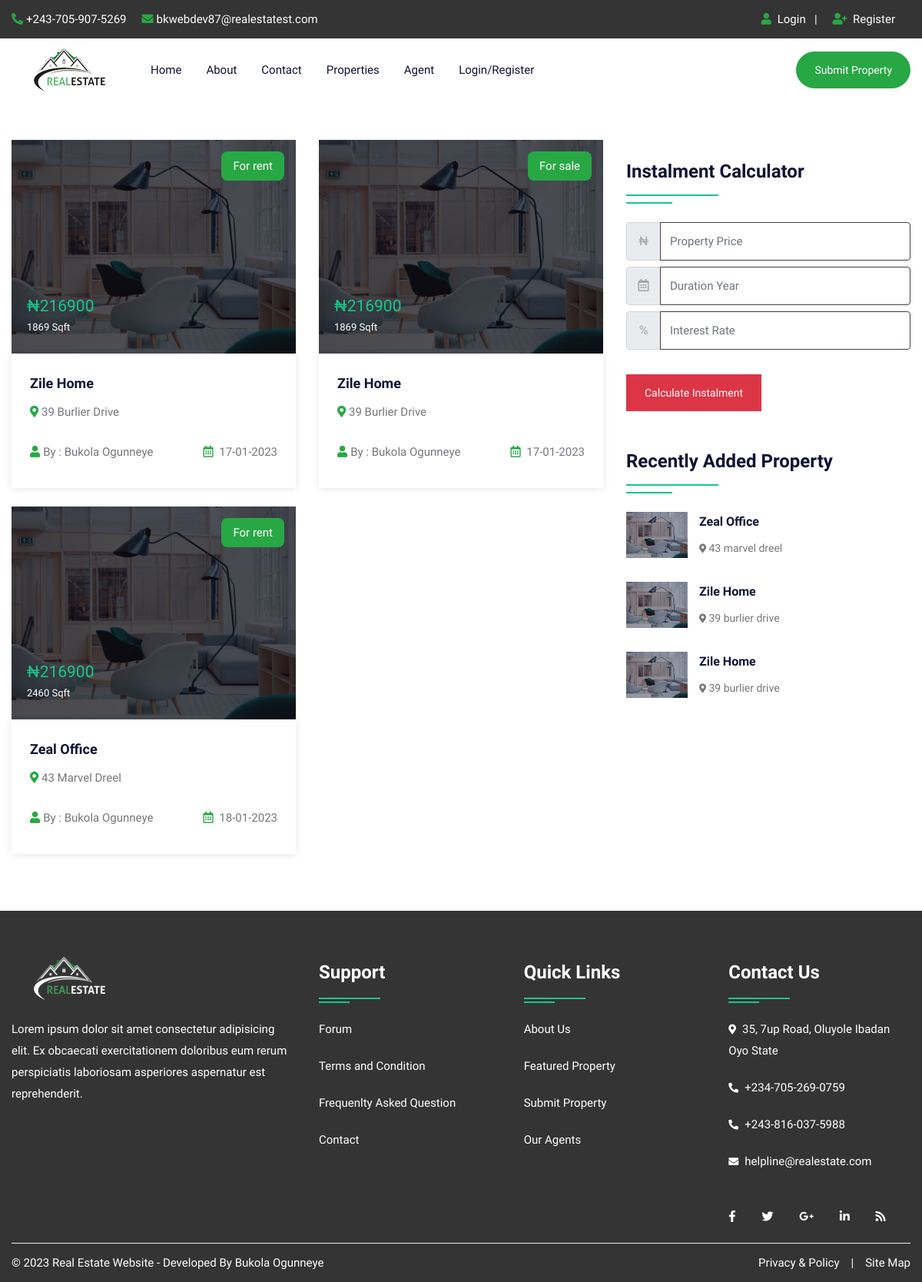
The app's page /stateproperty.php?id=Ogun with its own data.
### tables this page shows
CREATE TABLE `property` (
  `pid` int(11) NOT NULL,
  `title` varchar(200) NOT NULL,
  `pcontent` longtext NOT NULL,
  `type` varchar(100) NOT NULL,
  `bhk` varchar(50) NOT NULL,
  `stype` varchar(100) NOT NULL,
  `bedroom` int(50) NOT NULL,
  `bathroom` int(50) NOT NULL,
  `balcony` int(50) NOT NULL,
  `kitchen` int(50) NOT NULL,
  `hall` int(50) NOT NULL,
  `floor` varchar(50) NOT NULL,
  `size` int(50) NOT NULL,
  `price` int(50) NOT NULL,
  `location` varchar(200) NOT NULL,
  `city` varchar(100) NOT NULL,
  `state` varchar(100) NOT NULL,
  `feature` longtext NOT NULL,
  `pimage` varchar(300) NOT NULL,
  `pimage1` varchar(300) NOT NULL,
  `pimage2` varchar(300) NOT NULL,
  `pimage3` varchar(300) NOT NULL,
  `pimage4` varchar(300) NOT NULL,
  `uid` int(50) NOT NULL,
  `status` varchar(50) NOT NULL,
  `mapimage` varchar(300) NOT NULL,
  `topmapimage` varchar(300) NOT NULL,
  `groundmapimage` varchar(300) NOT NULL,
  `totalfloor` varchar(50) NOT NULL,
  `date` datetime NOT NULL DEFAULT current_timestamp(),
  `isfeatured` int(11) NOT NULL
);

CREATE TABLE `user` (
  `uid` int(11) NOT NULL,
  `uname` varchar(100) NOT NULL,
  `uemail` varchar(100) NOT NULL,
  `uphone` varchar(20) NOT NULL,
  `upass` varchar(50) NOT NULL,
  `utype` varchar(50) NOT NULL,
  `uimage` varchar(300) NOT NULL
);

### stateproperty.php (the view, shortened to what this page needs)
<?php
 include "include/header.php"
?>
<div id="page-wrapper">
    <div class="row">
		<?php include "include/navbar.php";?>
        <div class="full-row">
            <div class="container">
                <div class="row">
					<div class="col-lg-8">
                        <div class="row">
							<?php
								$state=$_REQUEST['id'];
								$query=mysqli_query($con,"SELECT property.*, user.uname,user.utype,user.uimage FROM `property`,`user` WHERE property.uid=user.uid and state='$state'");
								while($row=mysqli_fetch_array($query))
								{
							?>
                            <div class="col-md-6">
                                <div class="featured-thumb hover-zoomer mb-4">
                                    <div class="overlay-black overflow-hidden position-relative"> <img src="admin/property/<?php echo $row['pimage'];?>" alt="pimage">
                                        <div class="sale bg-success text-white">For <?php echo $row['stype'];?></div>
                                        <div class="price text-primary text-capitalize">₦<?php echo $row['price'];?> <span class="text-white"><?php echo $row['size'];?> Sqft</span></div>
                                    </div>
                                    <div class="featured-thumb-data shadow-one">
                                        <div class="p-4">
                                            <h5 class="text-secondary hover-text-success mb-2 text-capitalize"><a href="propertydetail.php?pid=<?php echo $row['pid'];?>"><?php echo $row['title'];?></a></h5>
                                            <span class="location text-capitalize"><i class="fas fa-map-marker-alt text-success"></i> <?php echo $row['location'];?></span> </div>
                                        <div class="px-4 pb-4 d-inline-block w-100">
                                            <div class="float-left text-capitalize"><i class="fas fa-user text-success mr-1"></i>By : <?php echo $row['uname'];?></div>
                                            <div class="float-right"><i class="far fa-calendar-alt text-success mr-1"></i> <?php echo date('d-m-Y', strtotime($row['date']));?></div>
                                        </div>
                                    </div>
                                </div>
                            </div>
                            <?php } ?>
                        </div>
                    </div>
                    <div class="col-lg-4">
                        <div class="sidebar-widget">
                            <h4 class="double-down-line-left text-secondary position-relative pb-4 my-4">Instalment Calculator</h4>
						<form class="d-inline-block w-100" action="calc.php" method="post">
                            <div class="input-group mb-2 mr-sm-2">
                                <div class="input-group-prepend">
                                    <div class="input-group-text">₦</div>
                                </div>
                                <input type="text" class="form-control" name="amount" placeholder="Property Price">
                            </div>
                            <div class="input-group mb-2 mr-sm-2">
                                <div class="input-group-prepend">
                                    <div class="input-group-text"><i class="far fa-calendar-alt"></i></div>
                                </div>
                                <input type="text" class="form-control" name="month" placeholder="Duration Year">
                            </div>
                            <div class="input-group mb-2 mr-sm-2">
                                <div class="input-group-prepend">
                                    <div class="input-group-text">%</div>
                                </div>
                                <input type="text" class="form-control" name="interest" placeholder="Interest Rate">
                            </div>
                            <button type="submit" value="submit" name="calc" class="btn btn-danger mt-4">Calculate Instalment</button>
                        </form>
                        </div>
                        <div class="sidebar-widget mt-5">
                            <h4 class="double-down-line-left text-secondary position-relative pb-4 mb-4">Recently Added Property</h4>
                            <ul class="property_list_widget">
								<?php
								$query=mysqli_query($con,"SELECT * FROM `property` ORDER BY date DESC LIMIT 6");
										while($row=mysqli_fetch_array($query))
										{
								?>
                                <li> <img src="admin/property/<?php echo $row['pimage'];?>" alt="pimage">
                                    <h6 class="text-secondary hover-text-success text-capitalize"><a href="propertydetail.php?pid=<?php echo $row['pid'];?>"><?php echo $row['title'];?></a></h6>
                                    <span class="font-14"><i class="fas fa-map-marker-alt icon-success icon-small"></i> <?php echo $row['location'];?></span>
                                </li>
                                <?php } ?>
                            </ul>
                        </div>
                    </div>
                </div>
            </div>
        </div>
		<?php include("include/footer.php");?>
    </div>
</div>
<?php include "include/scripts.php"; ?>

### css/color.css (style rules this page uses)
:root { --theme-ordinary-color: #74777b; }
:root { --theme-primary-color: #17c788; }
:root { --theme-secondary-color: #0d1432; }
:root { --theme-white-color: #fff; }
:root { --theme-light-color: #f8f8f8; }
:root { --theme-gray-color: #f5f5f5; }
:root { --theme-footer-color: #091b4b; }
:root { --theme-dark-color: #091b4b; }
:root { --text-light-color: #a3a7af; }
:root { --theme-primary-opacity-color: rgba(11, 191, 141, .8); }
:root { --theme-secondary-opacity-color: rgba(13,20,50,0.7); }
:root { --theme-white-opacity-color: rgba(255, 255, 255, 0.3); }
:root { --theme-dark-opacity-color: rgba(0, 0, 0, 0.5); }
:root { --theme-ordinary-font: 'Muli', sans-serif; }
:root { --theme-highlight-font: 'Comfortaa', cursive; }

### records on screen
property: pimage (picture), stype "rent", price "216900", size "1869", title "Zile Home", location "39 Burlier Drive", uid.uname "Bukola Ogunneye", date "17-01-2023", location "39 burlier drive"
property: pimage (picture), stype "sale", price "216900", size "1869", title "Zile Home", location "39 Burlier Drive", uid.uname "Bukola Ogunneye", date "17-01-2023", location "39 burlier drive"
property: pimage (picture), stype "rent", price "216900", size "2460", title "Zeal Office", location "43 Marvel Dreel", uid.uname "Bukola Ogunneye", date "18-01-2023", location "43 marvel dreel"
